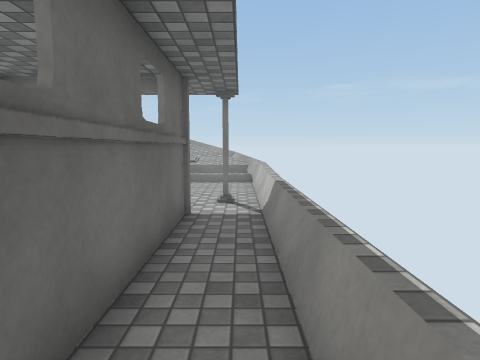
View 1 (above)

13 first-person views from a walk through a 3-D level made in the Unity game engine. The camera is 1.4 m above the floor, tilts 6° down and sees 75° across. The floor is counted in squares, 1 m on a side. Each view is taken from the middle of a square. On the plan, view 1 faces up. The plan holds only what a view shows up to about 14 squares ahead; the rest is blank. The player character is not drawn. Surface patterns are stand-ins for the level's own textures.

View 2
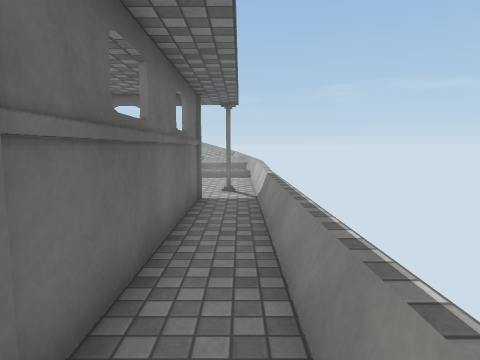

View 3
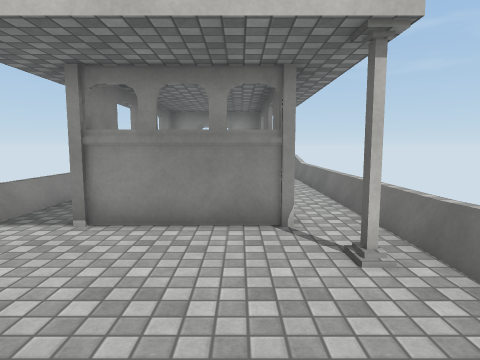

View 4
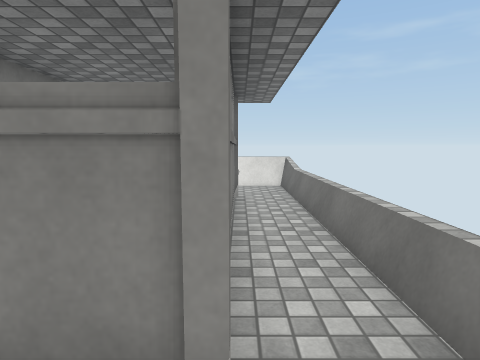

View 5
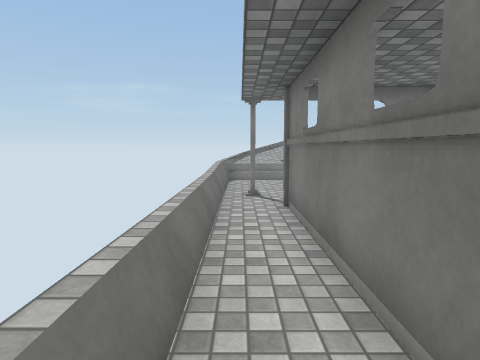

View 6
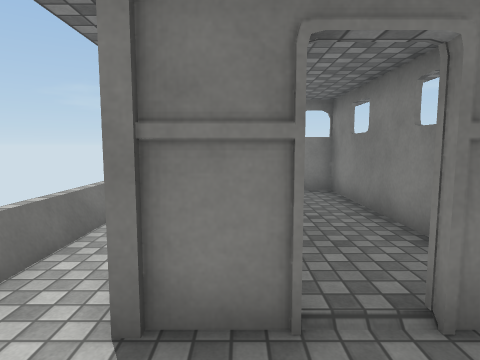

View 7
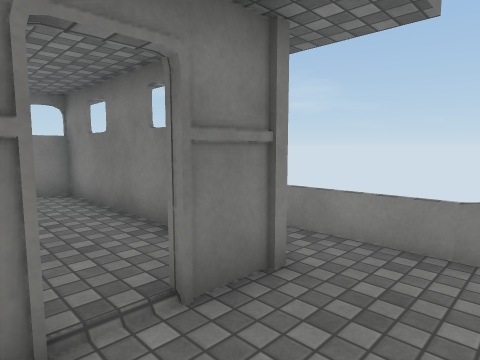

View 8
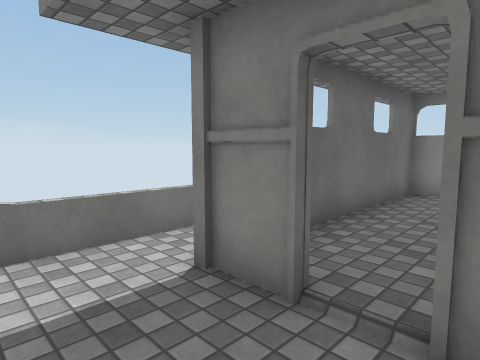

View 9
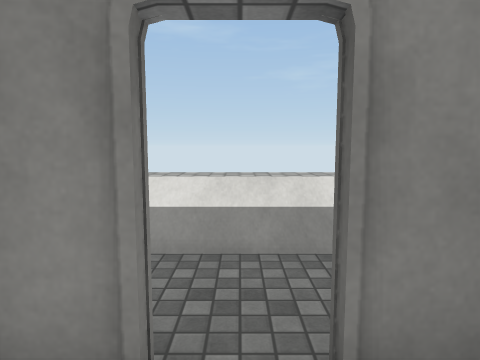

View 10
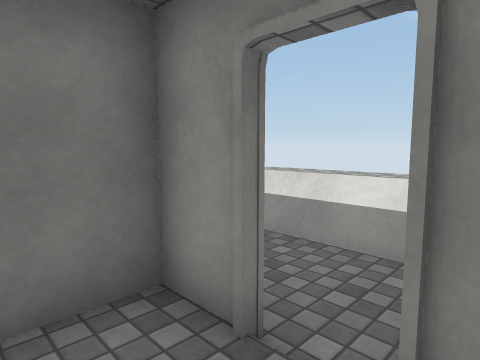

View 11
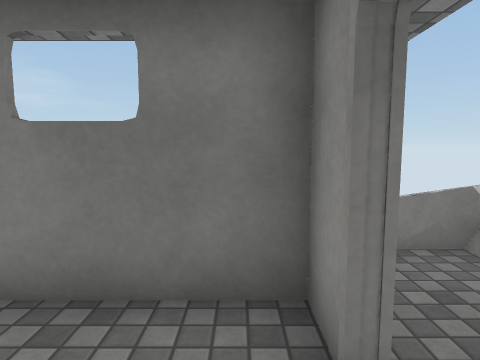

View 12
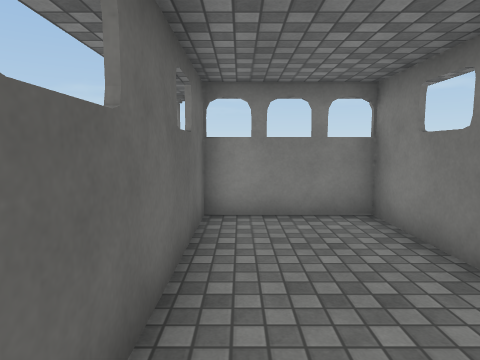

View 13
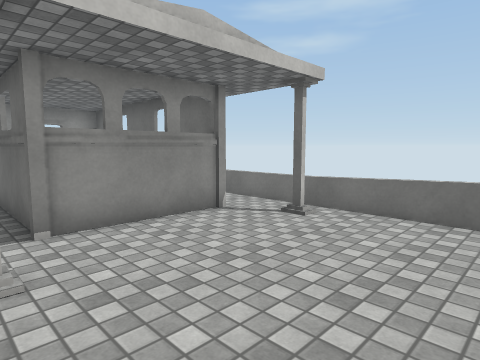

### Floor plan
Key: @ floor where view 1 was taken; # wall or solid block; . floor; = window, fence, low wall or low ledge; ^ raised ledge.
Columns run from 7 left of view 1 to 1 right of it. Each row starts with its distance up from view 1.
 14      ^^^
 13 #^^^ ^^^#
 12 =.......=
 11 =.......=
 10 =.......=
  9 =.......=
  8 =.......=
  7 =.......=
  6 =.#####.=
  5 =.#...#.=
  4 =.#...#.=
  3 =.#...#.=
  2 =.#...#.=
  1 =.#...#.=
  0 =.#...#@=
 -1 =.##.##.=
 -2 =.......=
 -3 =.......=
 -4 #=======#
 -5   ^^^^^^^

Positions as (right, up) in squares from view 1, and headings:
1: (0, 0), facing up
2: (0, -2), facing up
3: (-4, 12), facing down
4: (-5, 8), facing down
5: (-6, -1), facing up
6: (-4, -3), facing up
7: (-4, -3), facing up-right
8: (-2, -3), facing up-left
9: (-3, 1), facing down
10: (-4, 1), facing down-right
11: (-4, 0), facing right
12: (-4, 0), facing up
13: (0, 12), facing down-left
